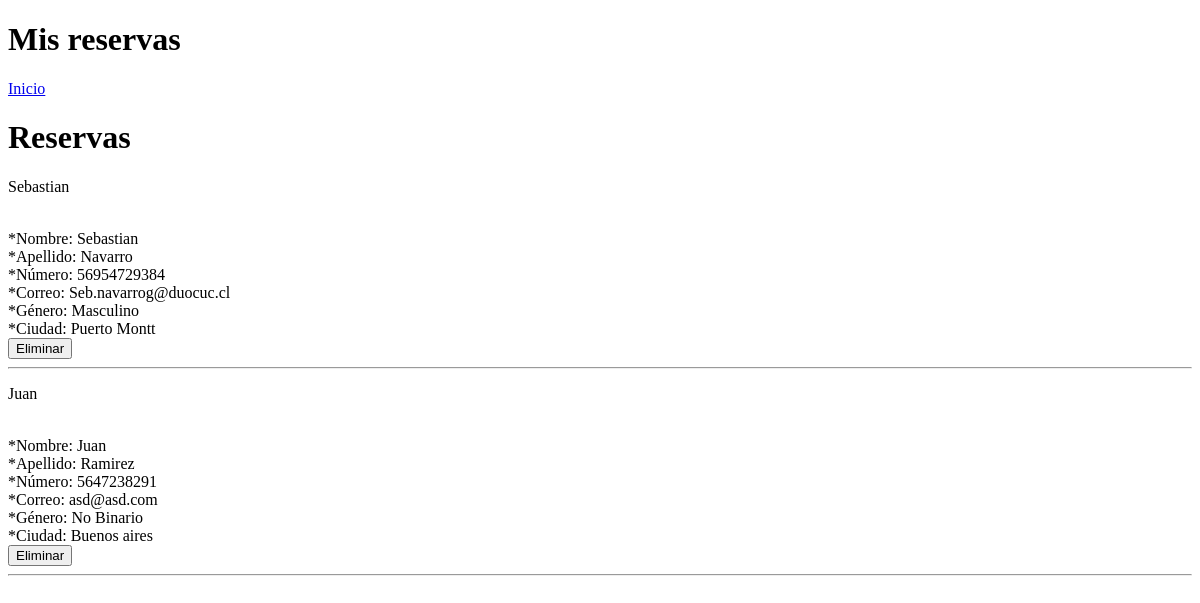
Before: /Mis_reservas/ (signed in) with the older database file.
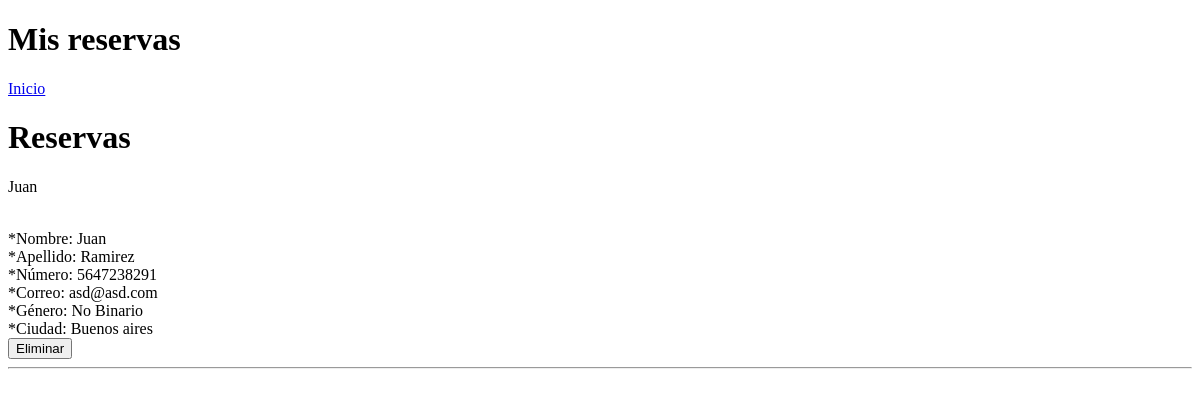
After: the same page with the newer database file.
### encuentroVerde/models.py (models this page shows, shortened)
class Formulario(models.Model):
    nombre_cliente  = models.CharField(max_length=20)
    apellido_cliente = models.CharField(max_length=20)
    numero_cliente = models.CharField(max_length=20)
    correo_cliente = models.CharField(max_length=20)
    id_genero          = models.ForeignKey('Genero',on_delete=models.CASCADE, db_column='idgenero')
    ciudad_cliente = models.CharField(max_length=20)
    def __str__(self):
        return str(self.nombre_cliente)

class Genero(models.Model):
    id_genero  = models.AutoField(db_column='idgenero', primary_key=True)
    genero     = models.CharField(max_length=20, blank=False, null=False)

### encuentroVerde/views.py (the view)
# urls.py: path('Mis_reservas/',mis_reservas),
@login_required
def mis_reservas(request):
    formularios = Formulario.objects.all()
    for formulario in formularios:
        print("Formulario:", formulario.nombre_cliente, formulario.apellido_cliente, formulario.correo_cliente, formulario.id_genero.genero, formulario.ciudad_cliente)  # Depuración
    context = {'formulario': formularios}
    return render(request, 'Mis_reservas.html', context)

### encuentroVerde/templates/Mis_reservas.html (shortened to what this page needs)
<!DOCTYPE html>
<html lang="en">
<head>
</head>
<body>
    <h1>Mis reservas</h1>
    <a class="nav-link active" aria-current="page" href="../">Inicio</a>
    <h1>Reservas</h1>
    {% if formulario %}
        {% for f in formulario %}
            <p>{{ f }}</p>
            <br>*Nombre: {{ f.nombre_cliente }}<br>
            *Apellido: {{ f.apellido_cliente }}<br>
            *Número: {{ f.numero_cliente }}<br>
            *Correo: {{ f.correo_cliente }}<br>
            *Género: {{ f.id_genero.genero }}<br>
            *Ciudad: {{ f.ciudad_cliente }}<br>
            <form action="{% url 'eliminar_reserva' f.id %}" method="post" style="display:inline;">
                <button type="submit" onclick="return confirm('¿Estás seguro de que quieres eliminar esta reserva?');">Eliminar</button>
            </form>
            <hr>
        {% endfor %}
    {% else %}
        <p>No hay reservas disponibles.</p>
    {% endif %}
</body>
</html>

Changed rows visible on the page:
removed Formulario: nombre_cliente "Sebastian", apellido_cliente "Navarro", numero_cliente "56954729384", correo_cliente "Seb.navarrog@duocuc.cl", id_genero.genero "Masculino", ciudad_cliente "Puerto Montt"
